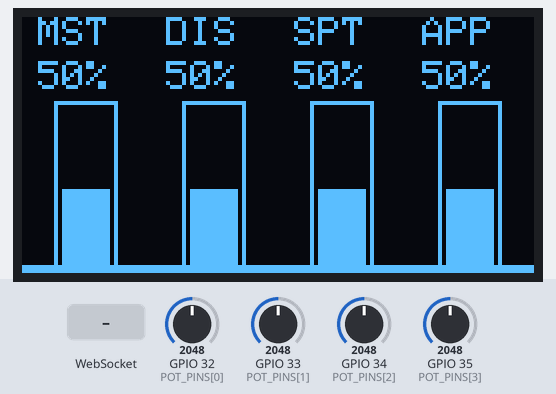
This program was run on a simulated ESP32. On the bench: 128×64 one-colour display. Wiring (inferred from the names in the program): 3×4 keypad: rows GPIO 13, GPIO 14, GPIO 27; columns GPIO 18, GPIO 19, GPIO 23, GPIO 25. The test bench sets the inputs (shaded band); at power-on: GPIO 32 (POT_PINS[0]) = 2048, GPIO 33 (POT_PINS[1]) = 2048, GPIO 34 (POT_PINS[2]) = 2048, GPIO 35 (POT_PINS[3]) = 2048. WiFi joins after 1.5 s; servers stay silent unless stated; what the program prints to the serial monitor is not drawn.

Above: at 3.8 s.
3.9 s: GPIO 32 (POT_PINS[0]) set to 2188
At 4.9 s:
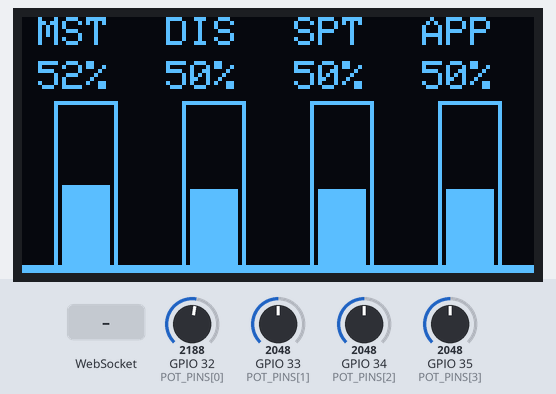
5.5 s: GPIO 33 (POT_PINS[1]) set to 2866
At 6.7 s:
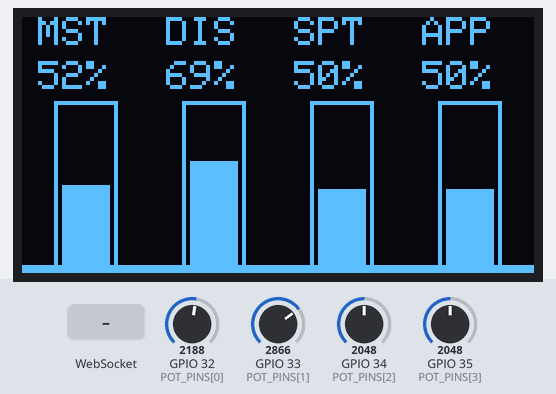
7.1 s: GPIO 34 (POT_PINS[2]) set to 3972
At 8.2 s:
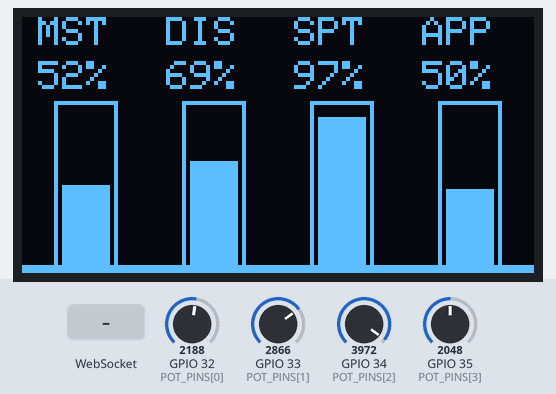
8.8 s: WebSocket text "1" received
At 10.0 s:
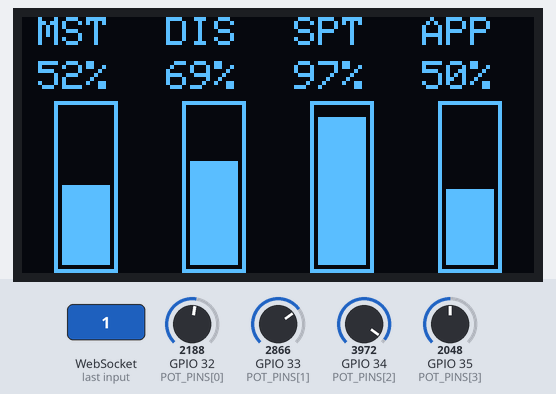
10.3 s: GPIO 35 (POT_PINS[3]) set to 2866
At 11.6 s:
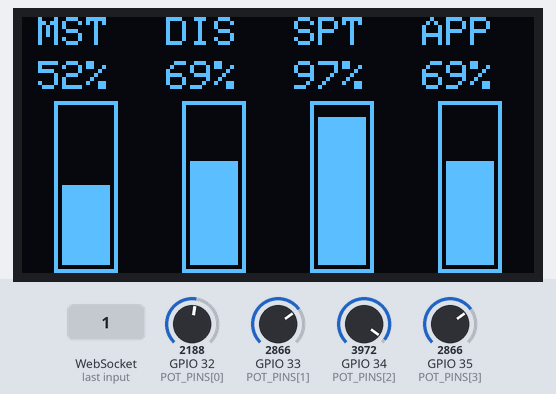
Timing chart, 0 to 13.3 s (numbered marks = the images above; inputs shaded):
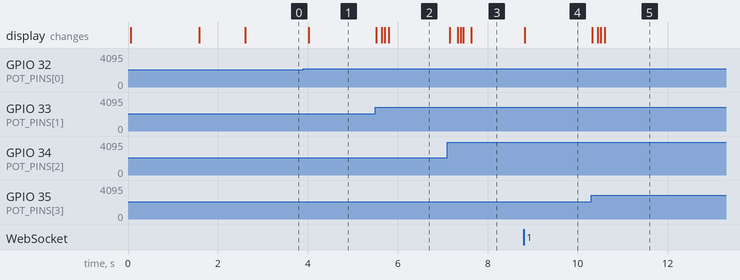

Measured:
- the behaviour switches between 2129 and 2130 on GPIO 32 (POT_PINS[0]) (found by bisection; images 0 and 1)
- after the input at 3.9 s, the display: changes after 0.12 s (image 1)
- after the input at 5.5 s, the display: first changes at once (image 2 shows a later state)
- after the input at 7.1 s, the display: first changes after 0.05 s (image 3 shows a later state)
- after the input at 8.8 s, the display: changes at once (image 4)
- after the input at 10.3 s, the display: first changes at once (image 5 shows a later state)

The program:

main.cpp
```cpp
#include <WiFi.h>
#include <WebSocketsClient.h>
#include <ArduinoJson.h>
#include <Wire.h>
#include <Adafruit_GFX.h>
#include <Adafruit_SSD1306.h>

// ==========================================
// KONFIGURATION (Rettes til dit netværk / PC)
// ==========================================
const char* WIFI_SSID     = "DIT_WIFI_NAVN";
const char* WIFI_PASSWORD = "DIT_WIFI_KODE";
const char* PC_HOST       = "192.168.1.100"; // Din PC's lokale IP-adresse
const int   WS_PORT       = 8765;

// ==========================================
// OLED DISPLAY (SSD1306 128x64 I2C)
// ==========================================
#define SCREEN_WIDTH 128
#define SCREEN_HEIGHT 64
#define OLED_RESET -1
Adafruit_SSD1306 display(SCREEN_WIDTH, SCREEN_HEIGHT, &Wire, OLED_RESET);

// ==========================================
// HARDWARE PINS
// ==========================================
// Potentiometre SKAL sidde på ADC1 (GPIO 32-39), da ADC2 deaktiveres ved Wi-Fi brug!
const int POT_PINS[4] = {32, 33, 34, 35};

// 3x4 Switch Matrix (Row-driven LOW, Cols INPUT_PULLUP med dioder)
const int ROW_PINS[3] = {13, 14, 27};
const int COL_PINS[4] = {18, 19, 23, 25};

// ==========================================
// TILSTAND OG VARIABLER
// ==========================================
WebSocketsClient webSocket;
bool wsConnected = false;

// Volumen- og kanaldata (0-100%)
int currentVolume[4] = {50, 50, 50, 50};
int lastFilteredPot[4] = {-1, -1, -1, -1};
float potSmoothed[4] = {50.0, 50.0, 50.0, 50.0};
char channelLabels[4][8] = {"MST", "DIS", "SPT", "APP"};

// Matrix tilstand
bool keyState[3][4] = {false};
unsigned long lastDebounceTime[3][4] = {0};
const unsigned long DEBOUNCE_DELAY = 25; // ms

// ==========================================
// OLED TEGNERUTINE
// ==========================================
void drawDashboard() {
  display.clearDisplay();

  // Top status bar (WiFi og WebSocket indikator)
  display.setTextSize(1);
  display.setTextColor(SSD1306_WHITE);

  for (int i = 0; i < 4; i++) {
    int colWidth = 32;
    int x = i * colWidth;

    // Kanalnavn (f.eks. MST, DIS, SPT, APP)
    display.setCursor(x + 4, 0);
    display.print(channelLabels[i]);

    // Lydstyrke i procent (0-100)
    display.setCursor(x + 4, 11);
    if (currentVolume[i] < 10) {
      display.print(" ");
    }
    display.print(currentVolume[i]);
    display.print("%");

    // Lydsøjle ramme (bredde: 16px, højde: 42px, y: 22 til 63)
    display.drawRect(x + 8, 21, 16, 43, SSD1306_WHITE);

    // Beregn fyldhøjde (0 til 39 pixels indvendigt)
    int fillHeight = map(currentVolume[i], 0, 100, 0, 39);
    fillHeight = constrain(fillHeight, 0, 39);

    if (fillHeight > 0) {
      display.fillRect(x + 10, 21 + (39 - fillHeight) + 2, 12, fillHeight, SSD1306_WHITE);
    }
  }

  // Lille forbindelsesindikator i bunden hvis WebSocket ikke er forbundet
  if (!wsConnected) {
    display.fillRect(0, 62, 128, 2, SSD1306_WHITE);
  }

  display.display();
}

// ==========================================
// WEBSOCKET HÅNDTERING
// ==========================================
void webSocketEvent(WStype_t type, uint8_t * payload, size_t length) {
  switch (type) {
    case WStype_DISCONNECTED:
      Serial.println("[WS] Disconnected!");
      wsConnected = false;
      drawDashboard();
      break;

    case WStype_CONNECTED:
      Serial.printf("[WS] Connected to: %s\n", payload);
      wsConnected = true;
      drawDashboard();
      break;

    case WStype_TEXT: {
      StaticJsonDocument<512> doc;
      DeserializationError err = deserializeJson(doc, payload);
      if (!err) {
        // Opdater kanal-volumen sendt fra PC
        if (doc.containsKey("vol") && doc.containsKey("ch")) {
          int ch = doc["ch"];
          int vol = doc["vol"];
          if (ch >= 0 && ch < 4) {
            currentVolume[ch] = constrain(vol, 0, 100);
            drawDashboard();
          }
        }
        // Opdater kanalnavne hvis sendt fra PC
        if (doc.containsKey("labels")) {
          JsonArray labels = doc["labels"].as<JsonArray>();
          for (int i = 0; i < 4 && i < (int)labels.size(); i++) {
            const char* lbl = labels[i];
            strncpy(channelLabels[i], lbl, sizeof(channelLabels[i]) - 1);
            channelLabels[i][sizeof(channelLabels[i]) - 1] = '\0';
          }
          drawDashboard();
        }
      }
      break;
    }

    default:
      break;
  }
}

// ==========================================
// 3x4 MATRIX SCANNER (MED DIODER & DEBOUNCE)
// ==========================================
void scanMatrix() {
  unsigned long now = millis();

  for (int r = 0; r < 3; r++) {
    // Træk den aktive række LOW
    digitalWrite(ROW_PINS[r], LOW);
    delayMicroseconds(5); // Stabiliseringstid

    for (int c = 0; c < 4; c++) {
      bool isReadingLow = (digitalRead(COL_PINS[c]) == LOW);

      if (isReadingLow != keyState[r][c]) {
        if ((now - lastDebounceTime[r][c]) > DEBOUNCE_DELAY) {
          lastDebounceTime[r][c] = now;
          keyState[r][c] = isReadingLow;

          // Tastenummer fra 1 til 12
          int keyNum = (r * 4) + c + 1;

          // Send besked over WebSocket
          StaticJsonDocument<128> doc;
          doc["type"] = "key";
          doc["key"] = keyNum;
          doc["state"] = isReadingLow ? "down" : "up";

          String jsonStr;
          serializeJson(doc, jsonStr);

          if (wsConnected) {
            webSocket.sendTXT(jsonStr);
          }
          Serial.printf("Key %d: %s\n", keyNum, isReadingLow ? "PRESSED" : "RELEASED");
        }
      }
    }

    // Nulstil rækken til HIGH
    digitalWrite(ROW_PINS[r], HIGH);
  }
}

// ==========================================
// POTENTIOMETER FILTER & AFLÆSNING
// ==========================================
void readPotentiometers() {
  static unsigned long lastCheck = 0;
  if (millis() - lastCheck < 30) return; // ~33 Hz opdatering
  lastCheck = millis();

  for (int i = 0; i < 4; i++) {
    int raw = analogRead(POT_PINS[i]); // 0 - 4095

    // Exponential moving average filter (EMA) for at fjerne ADC-støj
    potSmoothed[i] = (0.25f * raw) + (0.75f * potSmoothed[i]);

    // Skaler til 0 - 100 procent
    int val = map((int)potSmoothed[i], 20, 4075, 0, 100);
    val = constrain(val, 0, 100);

    // Deadband på 2% for at eliminere jitter
    if (abs(val - lastFilteredPot[i]) >= 2) {
      lastFilteredPot[i] = val;
      currentVolume[i] = val;

      StaticJsonDocument<128> doc;
      doc["type"] = "pot";
      doc["pot"] = i;
      doc["val"] = val;

      String jsonStr;
      serializeJson(doc, jsonStr);

      if (wsConnected) {
        webSocket.sendTXT(jsonStr);
      }

      drawDashboard();
    }
  }
}

// ==========================================
// SETUP
// ==========================================
void setup() {
  Serial.begin(115200);

  // 1. Initialiser OLED
  Wire.begin(21, 22); // SDA = 21, SCL = 22
  if (!display.begin(SSD1306_SWITCHCAPVCC, 0x3C)) {
    Serial.println("SSD1306 init failed!");
  }
  display.clearDisplay();
  display.setTextColor(SSD1306_WHITE);
  display.setTextSize(1);
  display.setCursor(10, 15);
  display.println("ESP32 StreamDeck");
  display.setCursor(10, 35);
  display.println("Connecting WiFi...");
  display.display();

  // 2. Setup Matrix Pins
  for (int r = 0; r < 3; r++) {
    pinMode(ROW_PINS[r], OUTPUT);
    digitalWrite(ROW_PINS[r], HIGH);
  }
  for (int c = 0; c < 4; c++) {
    pinMode(COL_PINS[c], INPUT_PULLUP);
  }

  // 3. Setup Potentiometer Pins (ADC1)
  for (int i = 0; i < 4; i++) {
    pinMode(POT_PINS[i], INPUT);
    int initialRaw = analogRead(POT_PINS[i]);
    potSmoothed[i] = initialRaw;
    int initialVal = map(initialRaw, 20, 4075, 0, 100);
    initialVal = constrain(initialVal, 0, 100);
    lastFilteredPot[i] = initialVal;
    currentVolume[i] = initialVal;
  }

  // 4. Forbind til Wi-Fi
  WiFi.mode(WIFI_STA);
  WiFi.begin(WIFI_SSID, WIFI_PASSWORD);

  int attempts = 0;
  while (WiFi.status() != WL_CONNECTED && attempts < 30) {
    delay(300);
    attempts++;
  }

  display.clearDisplay();
  display.setCursor(10, 20);
  if (WiFi.status() == WL_CONNECTED) {
    display.println("WiFi OK!");
    display.setCursor(10, 35);
    display.print("IP: ");
    display.println(WiFi.localIP());
  } else {
    display.println("WiFi Failed!");
    display.setCursor(10, 35);
    display.println("Check SSID/Pass");
  }
  display.display();
  delay(1000);

  // 5. Start WebSocket klient
  webSocket.begin(PC_HOST, WS_PORT, "/");
  webSocket.onEvent(webSocketEvent);
  webSocket.setReconnectInterval(3000);

  drawDashboard();
}

// ==========================================
// HOVEDLØKKE
// ==========================================
void loop() {
  webSocket.loop();
  scanMatrix();
  readPotentiometers();
}
```
